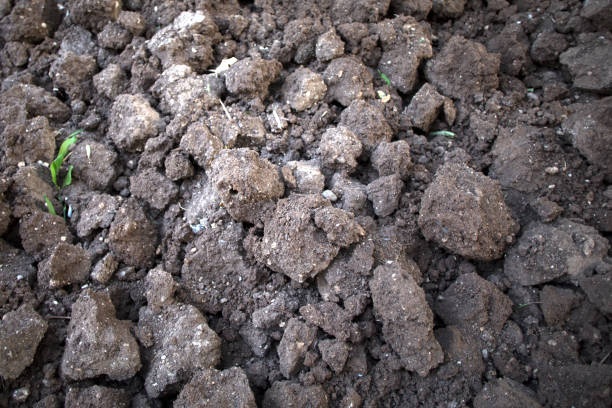
#> input picture pruebasss/ej.jpg, 612 x 408 px, given in place of the camera
$ python c8.py
#> lines starting #> are read from the running program, lines starting #| are printed output that depends on the picture; after the words box and inside, x2 and y2 are one past the last pixel; in counts of white or black regions, pixels touching at a corner belong together
import cv2
import numpy as np

kernel = np.ones((5, 5), np.uint8)

capture = cv2.VideoCapture(0)

while (capture.isOpened()):
    ret, frame = capture.read()
#> frame is the input picture: shape (408, 612, 3); mean B, G, R 94.1, 93.3, 100.9
    if (ret == True):
        # Escala de grises
        frame = cv2.flip(frame, 1)
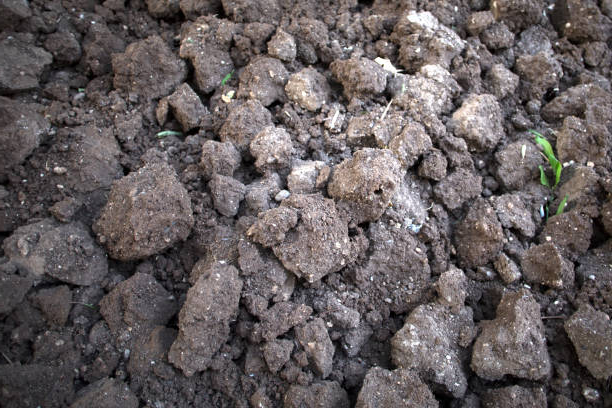
#> frame: shape (408, 612, 3); mean B, G, R 94.1, 93.3, 100.9
        gris = cv2.cvtColor(frame, cv2.COLOR_BGR2GRAY)

        # Suavizado Gausiano
        gauss = cv2.GaussianBlur(gris, (5, 5), 0)
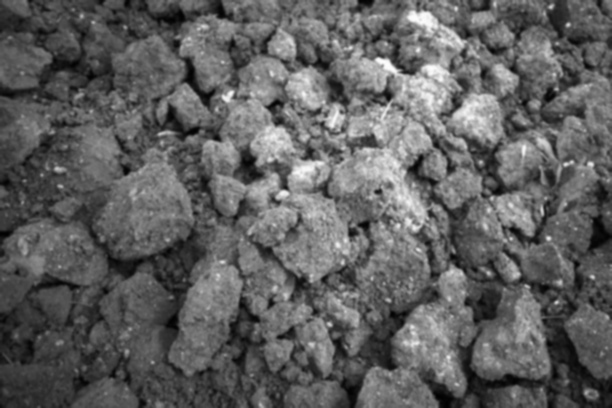
#> gauss: shape (408, 612); min 1, max 253, mean 95.7

        # Erosion a Gausiano
        img_erosion = cv2.erode(gauss, kernel, iterations=1)
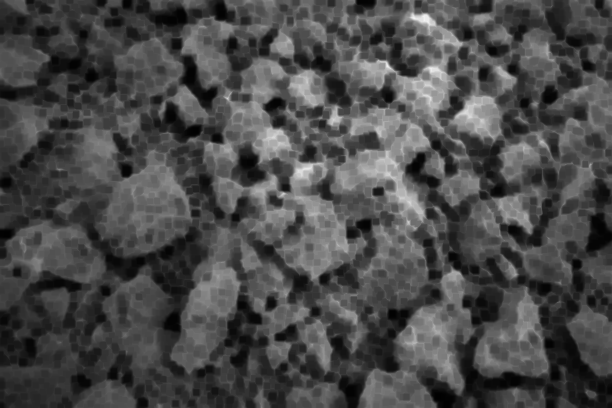
#> img_erosion: shape (408, 612); min 1, max 243, mean 73.8
        img_dilation = cv2.dilate(gauss, kernel, iterations=1)
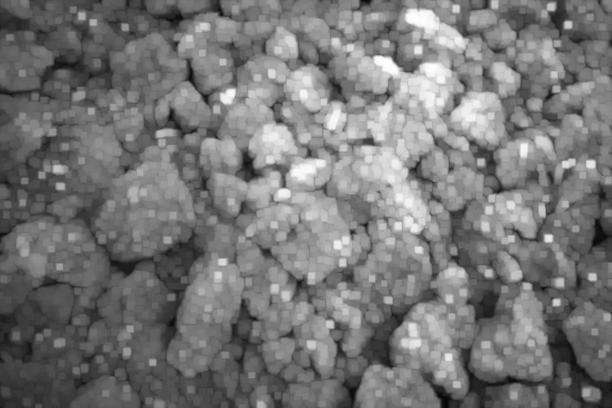
#> img_dilation: shape (408, 612); min 5, max 253, mean 118.3

        # Dteccion de bordes Canny
        canny = cv2.Canny(img_erosion, 80, 180)
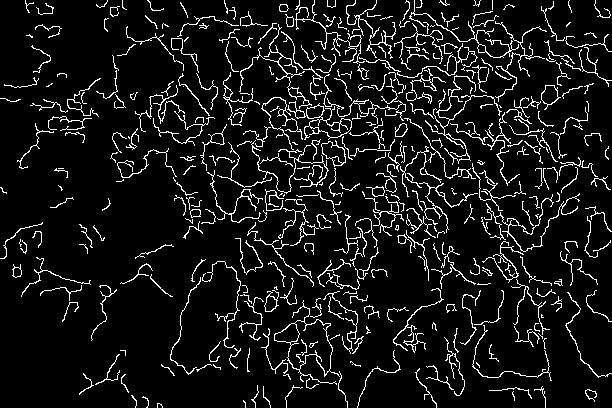
#> canny: shape (408, 612); 8.5% white in thin lines or dots

        # Contornos
        (contornos, _) = cv2.findContours(canny.copy(),
                                          cv2.RETR_EXTERNAL, cv2.CHAIN_APPROX_SIMPLE)
#> contornos = 377 contours, 310 with area under 20; largest, box (x1, y1, x2, y2) and area: (274, 300, 340, 385) 1856, (287, 101, 352, 140) 742, (321, 140, 346, 167) 372, (541, 85, 561, 110) 248, (239, 24, 312, 109) 152

        # Mostrar Ventanas
        cv2.imshow("Ventana", frame)
        cv2.imshow("gris", gris)
        cv2.imshow("suavizado", gauss)
        cv2.imshow('Erosion', img_erosion)
        cv2.imshow("canny", canny)
        cv2.drawContours(frame, contornos, -1, (0, 0, 255), 2)
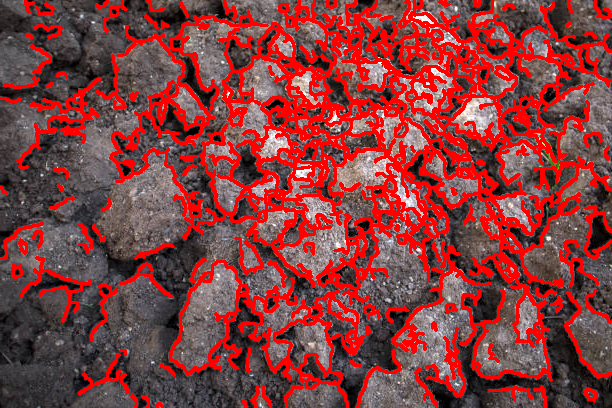
#> frame: shape (408, 612, 3); mean B, G, R 62.2, 61.5, 133.4
        cv2.imshow("Contornos", frame)

        if (cv2.waitKey(1) == ord('s')):
#> (key Esc is pressed here)
            break
    else:
        break

capture.release()
cv2.destroyAllWindows()

$ run again, on pruebasss/ej2.jpg
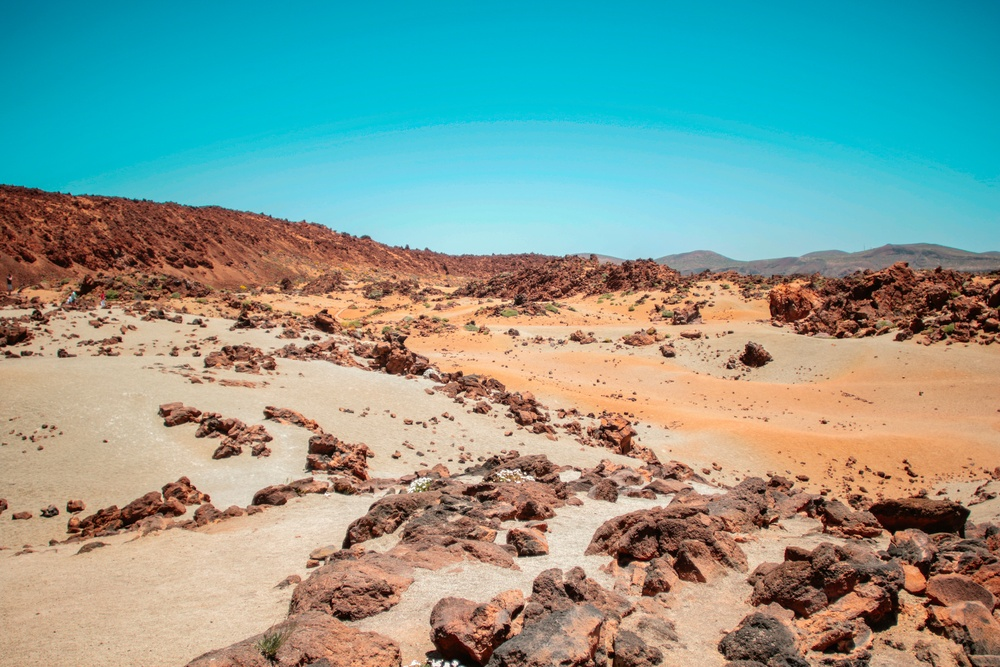
#> input picture pruebasss/ej2.jpg, 1000 x 667 px, shrunk from 5472 x 3648 before the run, given in place of the camera
#> frame is the input picture: shape (667, 1000, 3); mean B, G, R 147.6, 156.8, 131.4
#> `canny = cv2.Canny(img_erosion, 80, 180)`:
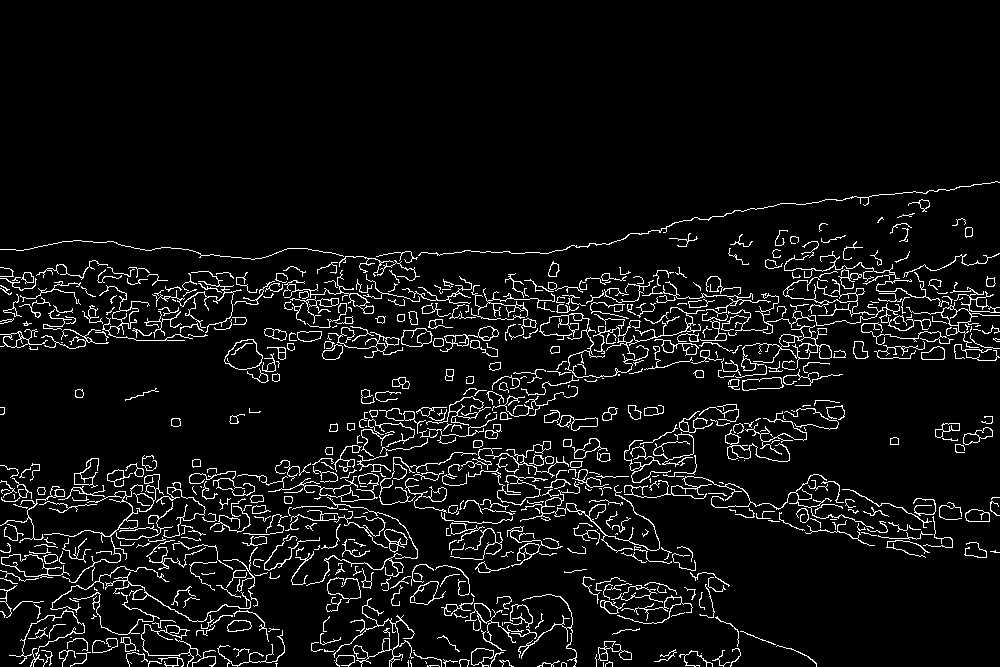
#> canny: shape (667, 1000); 6.2% white in thin lines or dots, all inside (x1, y1, x2, y2) = (0, 181, 1000, 667)
#> contornos = 655 contours, 494 with area under 20; largest, box (x1, y1, x2, y2) and area: (741, 325, 832, 371) 996, (224, 339, 263, 370) 800, (401, 328, 433, 347) 441, (906, 287, 1000, 348) 430, (410, 581, 446, 605) 410
#> `cv2.drawContours(frame, contornos, -1, (0, 0, 255), 2)`:
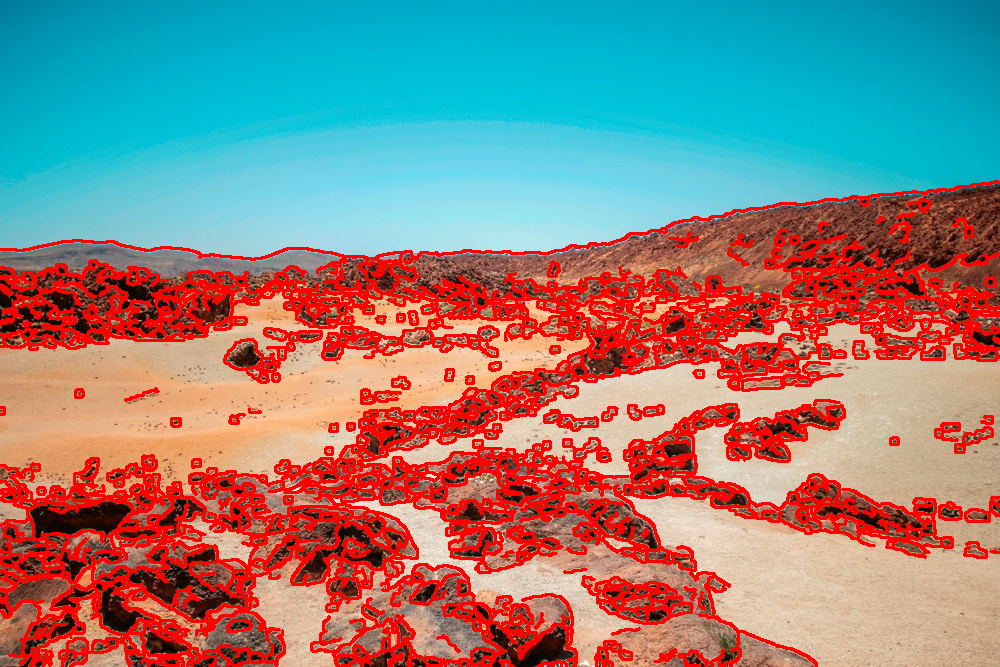
#> frame: shape (667, 1000, 3); mean B, G, R 125.3, 129.5, 144.5
